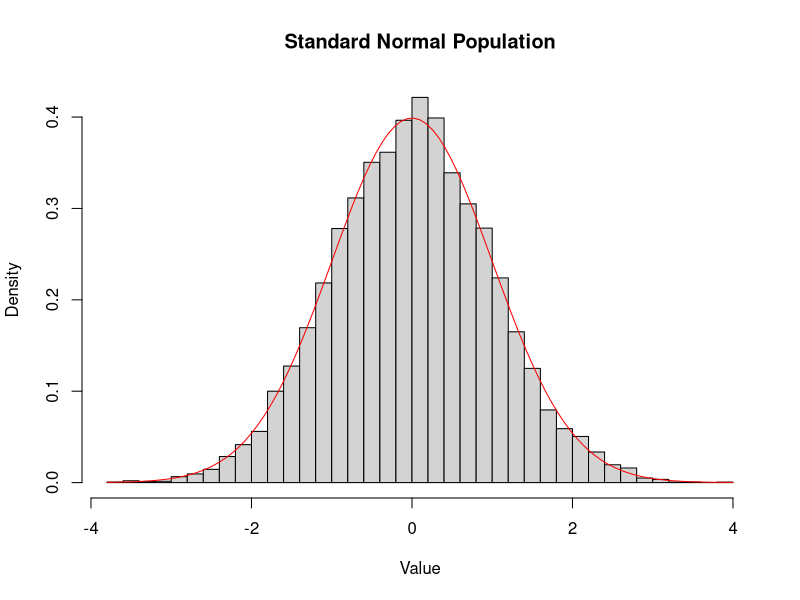
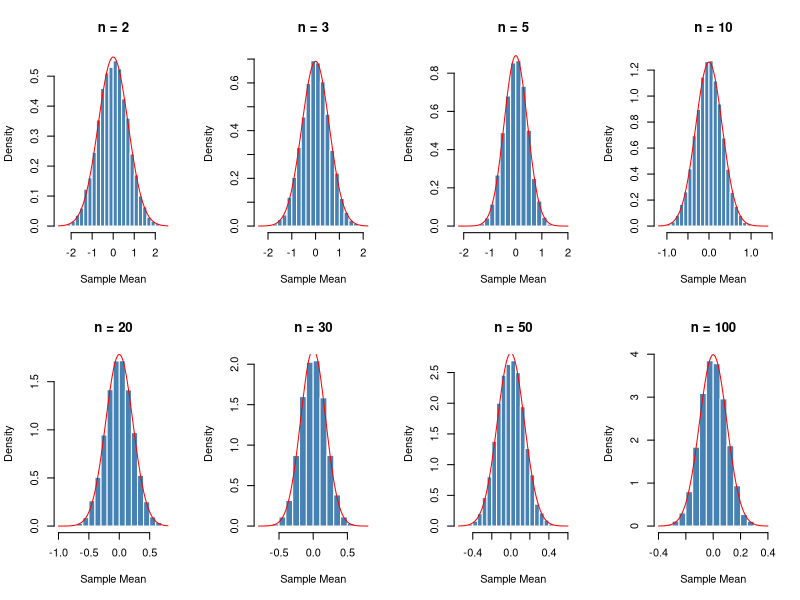
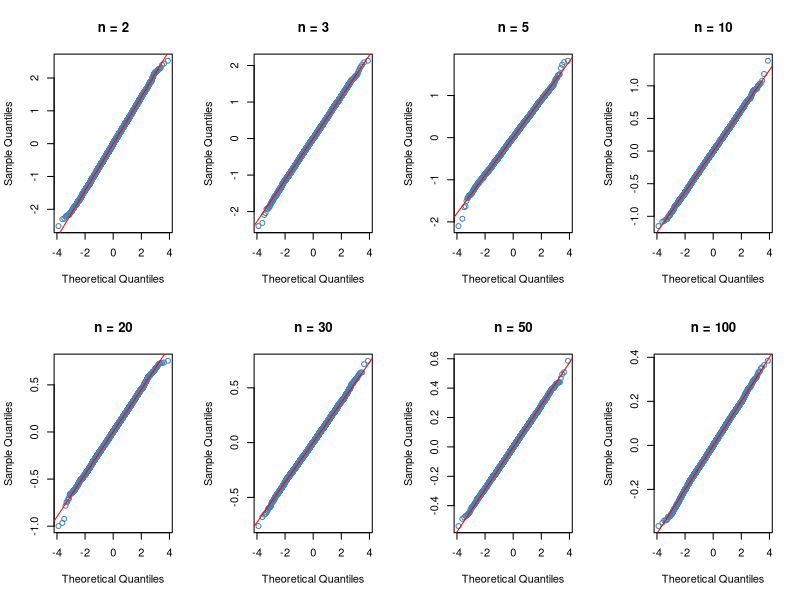

Recreate these plots in R, in order.
## ---- chunk 1
student_id <- 3491
set.seed(student_id)

population <- rnorm(10000, mean = 0, sd = 1)

hist(population,
     breaks = 30,
     probability = TRUE,
     main = "Standard Normal Population", 
     xlab = "Value")


curve(dnorm(x, mean = 0, sd = 1),
      add = TRUE,
      col = "red",
      lwd = 1)

## ---- chunk 2
# sample sizes to test
sample_sizes <- c(2, 3, 5, 10, 20, 30, 50, 100)

# number of repeated samples
num_simulations <- 10000

# function to simulate sample means
simulate_means <- function(n) {
  replicate(
    num_simulations, 
    mean(rnorm(n, mean = 0, sd = 1))
  )
}

# run the simulation for every sample size
simulation_results <- lapply(sample_sizes, simulate_means)

# name each result by its sample size
names(simulation_results) <- sample_sizes
## ---- chunk 3
par(mfrow = c(2, 4))

for (n in sample_sizes) {
  
  hist(
    simulation_results[[as.character(n)]],
    breaks = 20,
    probability = TRUE,
    main = paste("n =", n),
    col = "steelblue",
    border = "white",
    xlab = "Sample Mean"
    )
  
  curve(
    dnorm(x, mean = 0, sd = 1 / sqrt(n)),
    add = TRUE,
    col = "red",
    lwd = 1
  )
}

par(mfrow = c(1, 1))
## ---- chunk 4
par(mfrow = c(2, 4))

for (n in sample_sizes) {
  qqnorm(
    simulation_results[[as.character(n)]],
    main = paste("n =", n),
    col = "steelblue"
  )
  
  qqline(
    simulation_results[[as.character(n)]],
    col = "red",
    lwd = 1)
}
par(mfrow = c(1, 1))
## ---- chunk 5
# function to calculate skewness
skew <- function(x) {
  m3 <- mean((x - mean(x))^3)
  m2 <- mean((x - mean(x))^2)
  m3 / m2^(3/2)
}

# function to calculate excess kurtosis
kurt <- function(x) {
  m4 <- mean((x - mean(x))^4)
  m2 <- mean((x - mean(x))^2)
  m4 / m2^2 - 3
}

# table of results
results_table <- data.frame(
  sample_size = sample_sizes,
  
  simulated_mean = round(
    sapply(simulation_results, mean), 3
  ),
  
  simulated_se = round(
    sapply(simulation_results, sd), 3
  ),
  
  theoretical_se = round(
    1 / sqrt(sample_sizes), 3
  ),
  
  skewness = round(
    sapply(simulation_results, skew), 3
  ),
  
  excess_kurtosis = round(
    sapply(simulation_results, kurt), 3
  )
)

results_table
